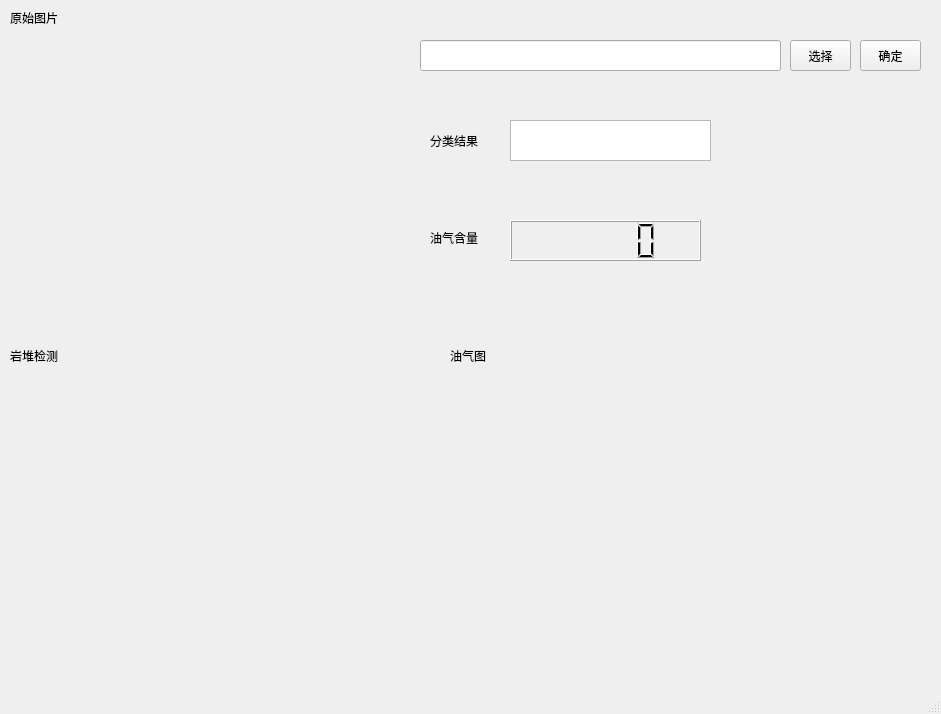
<?xml version="1.0" encoding="UTF-8"?>
<ui version="4.0">
 <class>MainWindow</class>
 <widget class="QMainWindow" name="MainWindow">
  <property name="geometry">
   <rect>
    <x>0</x>
    <y>0</y>
    <width>941</width>
    <height>714</height>
   </rect>
  </property>
  <property name="windowTitle">
   <string>MainWindow</string>
  </property>
  <widget class="QWidget" name="centralwidget">
   <widget class="QWidget" name="widget_img" native="true">
    <property name="geometry">
     <rect>
      <x>9</x>
      <y>29</y>
      <width>401</width>
      <height>311</height>
     </rect>
    </property>
   </widget>
   <widget class="QLabel" name="label_img">
    <property name="geometry">
     <rect>
      <x>10</x>
      <y>10</y>
      <width>72</width>
      <height>15</height>
     </rect>
    </property>
    <property name="text">
     <string>原始图片</string>
    </property>
   </widget>
   <widget class="QLineEdit" name="lineEdit">
    <property name="geometry">
     <rect>
      <x>420</x>
      <y>40</y>
      <width>361</width>
      <height>31</height>
     </rect>
    </property>
   </widget>
   <widget class="QPushButton" name="pushButton_choose">
    <property name="geometry">
     <rect>
      <x>790</x>
      <y>40</y>
      <width>61</width>
      <height>31</height>
     </rect>
    </property>
    <property name="text">
     <string>选择</string>
    </property>
   </widget>
   <widget class="QTextBrowser" name="textBrowser_reg">
    <property name="geometry">
     <rect>
      <x>510</x>
      <y>120</y>
      <width>201</width>
      <height>41</height>
     </rect>
    </property>
   </widget>
   <widget class="QLabel" name="label_reg">
    <property name="geometry">
     <rect>
      <x>430</x>
      <y>120</y>
      <width>72</width>
      <height>41</height>
     </rect>
    </property>
    <property name="text">
     <string>分类结果</string>
    </property>
   </widget>
   <widget class="QLabel" name="label_rock">
    <property name="geometry">
     <rect>
      <x>10</x>
      <y>340</y>
      <width>72</width>
      <height>31</height>
     </rect>
    </property>
    <property name="text">
     <string>岩堆检测</string>
    </property>
   </widget>
   <widget class="QWidget" name="widget_rock" native="true">
    <property name="geometry">
     <rect>
      <x>10</x>
      <y>370</y>
      <width>401</width>
      <height>301</height>
     </rect>
    </property>
   </widget>
   <widget class="QLabel" name="label_oilimg">
    <property name="geometry">
     <rect>
      <x>450</x>
      <y>340</y>
      <width>72</width>
      <height>31</height>
     </rect>
    </property>
    <property name="text">
     <string>油气图</string>
    </property>
   </widget>
   <widget class="QWidget" name="widget_oilimg" native="true">
    <property name="geometry">
     <rect>
      <x>450</x>
      <y>370</y>
      <width>401</width>
      <height>291</height>
     </rect>
    </property>
   </widget>
   <widget class="QLabel" name="label_oil">
    <property name="geometry">
     <rect>
      <x>430</x>
      <y>230</y>
      <width>72</width>
      <height>15</height>
     </rect>
    </property>
    <property name="text">
     <string>油气含量</string>
    </property>
   </widget>
   <widget class="QLCDNumber" name="lcdNumber_oil">
    <property name="geometry">
     <rect>
      <x>510</x>
      <y>220</y>
      <width>191</width>
      <height>41</height>
     </rect>
    </property>
   </widget>
   <widget class="QPushButton" name="pushButton_submit">
    <property name="geometry">
     <rect>
      <x>860</x>
      <y>40</y>
      <width>61</width>
      <height>31</height>
     </rect>
    </property>
    <property name="text">
     <string>确定</string>
    </property>
   </widget>
  </widget>
  <widget class="QMenuBar" name="menubar">
   <property name="geometry">
    <rect>
     <x>0</x>
     <y>0</y>
     <width>941</width>
     <height>26</height>
    </rect>
   </property>
  </widget>
  <widget class="QStatusBar" name="statusbar"/>
 </widget>
 <resources/>
 <connections/>
</ui>
